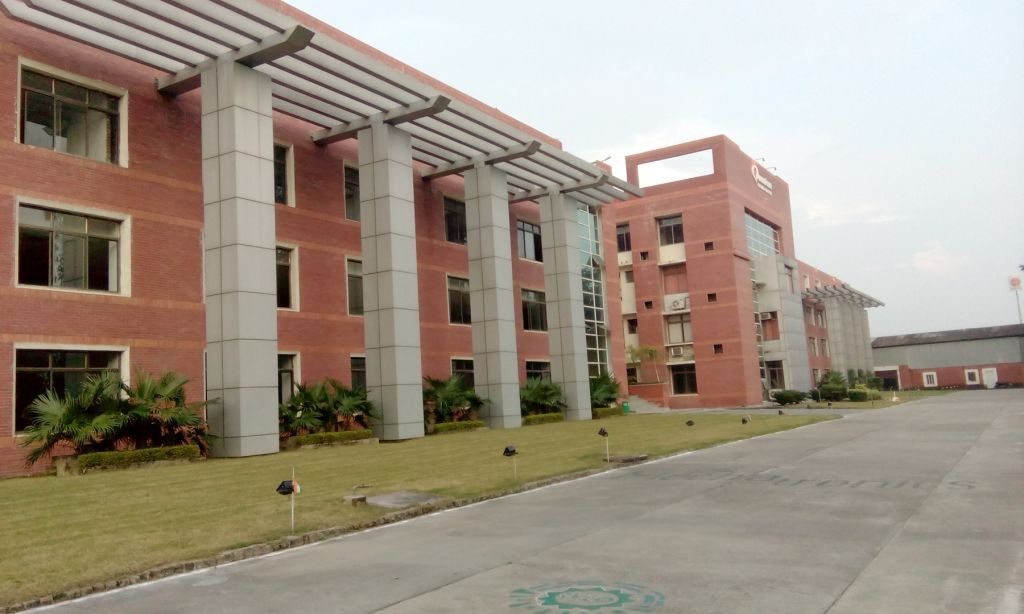
#> input picture pythonProject/Data/building.jpg, 1024 x 614 px
$ python ImageGradient.py   (older library calls are emulated)
#> lines starting #> are read from the running program, lines starting #| are printed output that depends on the picture
#Image Gradient--
#It is a directional change in the color or intensity in an image.
#It is most important part to find information from image
#Like finding edges within the images.
#There are various methods to find image gradient.
#These are - Laplacian Derivatives,SobelX and SobelY.
#All these functions have diff. mathematical approach to get result.
#All load image in the gray scale

import cv2
import numpy as np

#load image into gray scale
img = cv2.imread("./Data/building.jpg")
#> img is the input picture: shape (614, 1024, 3); mean B, G, R 132, 146.3, 158.1
img = cv2.resize(img,(300,400))
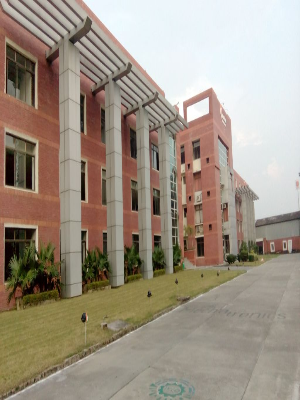
#> img: shape (400, 300, 3); mean B, G, R 131.9, 146.2, 158
img_gray = cv2.cvtColor(img,cv2.COLOR_BGR2GRAY)
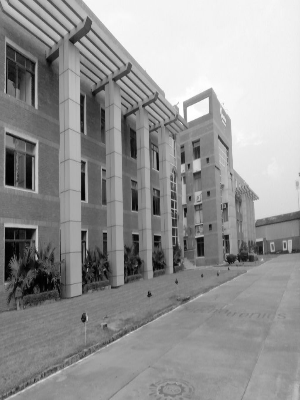
#> img_gray: shape (400, 300); min 1, max 255, mean 148.1
#Laplacian Derivative---It calculate laplace derivate
#parameter(img,data_type for -ve val,ksize)
#kernal size must be odd

lap = cv2.Laplacian(img_gray,cv2.CV_64F,ksize=3)
lap=np.uint8(np.absolute(lap))
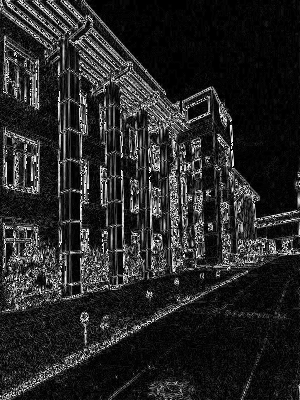
#> lap: shape (400, 300); min 0, max 254, mean 38.4

#Sobel operation -
# is a joint Gausssian smoothing plus differentiation operation,
#so it is more  resistant to noise
#This is use for x and y bth
#parameter (img,type for -ve val,x = 1,y = 0,ksize)
#Sobel X focus on vertical lines
#Sobel y focus on horizontal lines
sobelX = cv2.Sobel(img_gray,cv2.CV_64F,1,0,ksize=3)
sobelY = cv2.Sobel(img_gray,cv2.CV_64F,0,1,ksize=3)
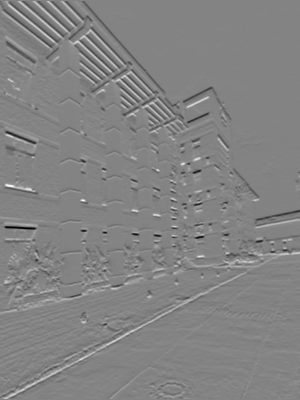
#> sobelY: shape (400, 300) float64; min -668, max 625, mean -1.4; drawn with min black and max white

sobelX = np.uint8(np.absolute(sobelX))
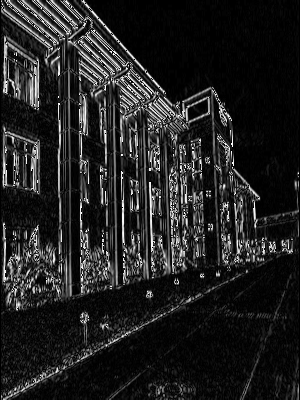
#> sobelX: shape (400, 300); min 0, max 255, mean 33.8
sobelY = np.uint8(np.absolute(sobelY))
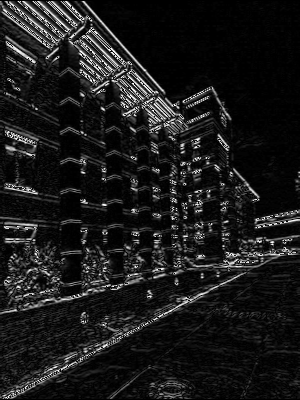
#> sobelY: shape (400, 300); min 0, max 255, mean 26.6

#finally combine sobel X and sobel Y
sobelcombine = cv2.bitwise_or(sobelX,sobelY)
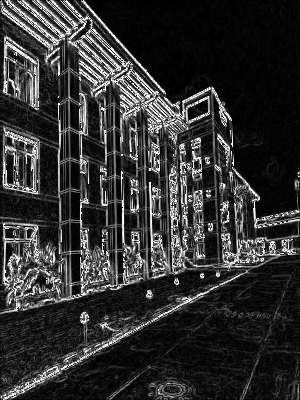
#> sobelcombine: shape (400, 300); min 0, max 255, mean 49.4


cv2.imshow('Original',img)
cv2.imshow('Gray',img_gray)
cv2.imshow('Lap',lap)
cv2.imshow('Sobel X',sobelX)
cv2.imshow('Sobel Y',sobelY)
cv2.imshow('Sobel Comine',sobelcombine)

import matplotlib.pyplot as plt

titles = ['Original','Laplacian','SobelX','SobelY','Sobel Combine']
images = [img,lap,sobelX,sobelY,sobelcombine]

for i in range(5):
    plt.subplot(3,2,i+1)
    plt.imshow(images[i],'gray')
    plt.title(titles[i])
    plt.xticks([]),plt.yticks([])

plt.show()
#> figure, not shown here; B, G, R data is drawn as R, G, B

cv2.waitKey(0)
cv2.destroyAllWindows()
